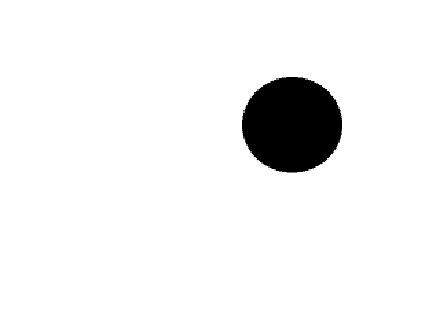
//> input picture Topico48/Cpp/image.jpg, 440 x 330 px
$ ./Origem   (built with g++ and OpenCV 4)
//> lines starting //> are read from the running program, lines starting //| are printed output that depends on the picture; after the words box and inside, x2 and y2 are one past the last pixel; in counts of white or black regions, pixels touching at a corner belong together
#include "opencv/highgui.h"
#include "opencv2/opencv.hpp"

using namespace std;
using namespace cv;

void Hu_moments(Mat img);

FILE *arquivo;

int main(void) {

	Mat img;
	Mat img_gray;

	arquivo = fopen("Hu_moments.txt", "w");

	img = imread("image.jpg", 1);
//> img is the input picture: 330 rows x 440 cols, CV_8UC3; min 0, max 255, mean 241.8
	cvtColor(img, img_gray, CV_BGR2GRAY);
	Hu_moments(img_gray);

	fclose(arquivo);
}

void Hu_moments(Mat img) {
	Mat img_Canny;
	Mat img_aux;
	vector<vector<Point>> contours;

	Canny(img, img_Canny, 127, 255, 3);
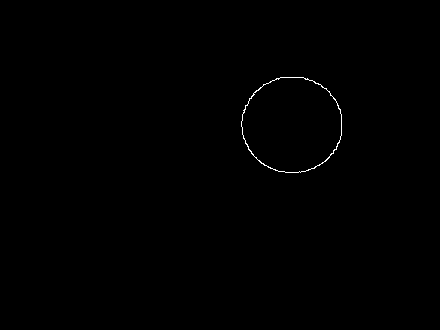
//> img_Canny: 330 rows x 440 cols, CV_8UC1; 0.24% white in thin lines or dots, all inside (x1, y1, x2, y2) = (241, 77, 342, 173)
	Laplacian(img_Canny, img_aux, CV_8UC1, 3);
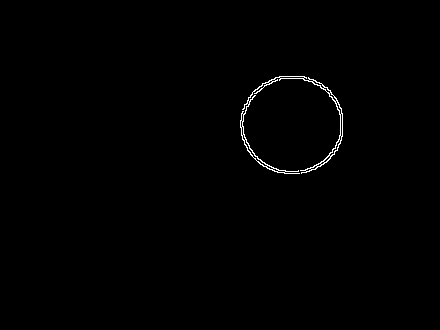
//> img_aux: 330 rows x 440 cols, CV_8UC1; 0.53% white in thin lines or dots, all inside (x1, y1, x2, y2) = (240, 76, 343, 174)
	threshold(img_aux, img_aux, 127, 255, CV_THRESH_BINARY);
	findContours(img_aux, contours, CV_RETR_EXTERNAL, CV_CHAIN_APPROX_NONE);
//> contours = 1 contour; box (x1, y1, x2, y2) and area: (240, 76, 343, 174) 694

	vector<Moments> m(contours.size());
//> m = 1 item
	double Hu[7];

	for (int i = 0; i < contours.size(); i++) {
		m[i] = moments(contours[i], false);
		HuMoments(m[i],Hu);

		Hu[0] = m[i].nu02;
		Hu[1] = m[i].nu03;
		Hu[2] = m[i].nu11;
		Hu[3] = m[i].nu12;
		Hu[4] = m[i].nu20;
		Hu[5] = m[i].nu21;
		Hu[6] = m[i].nu30;

		cout << "Contours: nu02 = " << m[i].nu02 << endl;
		cout << "	  nu03 = " << m[i].nu03 << endl;
		cout << "	  nu11 = " << m[i].nu11 << endl;
		cout << "	  nu12 = " << m[i].nu12 << endl;
		cout << "     nu20 = " << m[i].nu20 << endl;
		cout << "	  nu21 = " << m[i].nu21 << endl;
		cout << "	  nu30 = " << m[i].nu30 << endl << endl;

		fprintf(arquivo, "Contour %d:\nnu02 = %f\nnu03 = %f\nnu11 = %f\nnu12 = %f\nnu20 = %f\nnu21 = %f\nnu30 = %f\n\n\n", i,
			Hu[0], Hu[1], Hu[2], Hu[3], Hu[4], Hu[5], Hu[6]);
	}
//> this loop made 1 pass
//| Contours: nu02 = 1.5509
//| 	  nu03 = -0.374326
//| 	  nu11 = -0.196233
//| 	  nu12 = -0.0229438
//|      nu20 = 1.88983
//| 	  nu21 = 0.179
//| 	  nu30 = -0.477384
//> after the loop, Hu = [1.55, -0.374, -0.196, -0.0229, 1.89, 0.179, -0.477]

}
